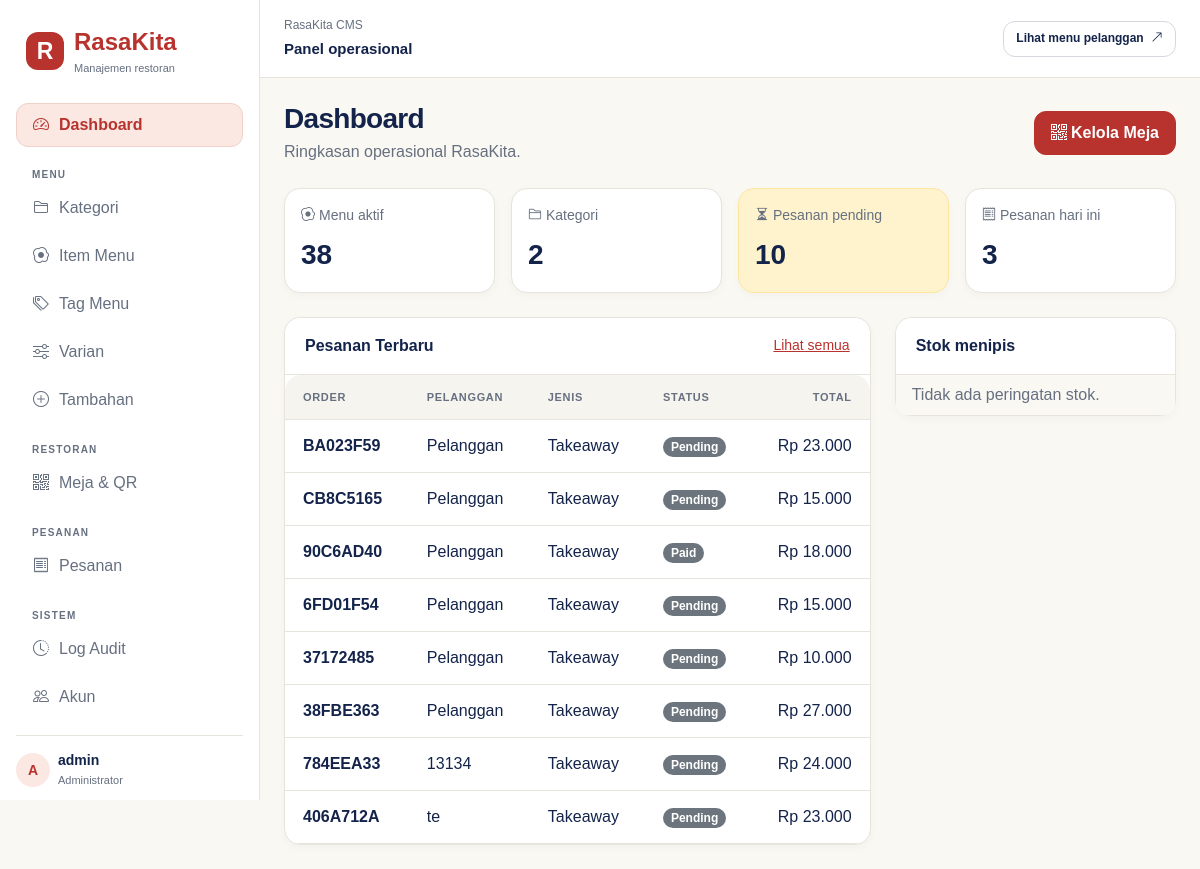
The page /staff/ (signed in) on the database its author committed.
### orders/models.py (models this page shows, shortened)
class Order(models.Model):
    class Status(models.TextChoices):
        PENDING = "PENDING", "Pending"
        PAID = "PAID", "Paid"
        CANCELLED = "CANCELLED", "Cancelled"
        EXPIRED = "EXPIRED", "Expired"
        REFUNDED = "REFUNDED", "Refunded"
    class OrderType(models.TextChoices):
        DINE_IN = "DINE_IN", "Dine in"
        TAKEAWAY = "TAKEAWAY", "Takeaway"
    public_id = models.CharField(max_length=12, unique=True, default=new_public_id, editable=False)
    status = models.CharField(
        max_length=12, choices=Status.choices, default=Status.PENDING, db_index=True
    )
    customer_name = models.CharField(max_length=150)
    phone = models.CharField(max_length=32, blank=True)
    order_type = models.CharField(max_length=10, choices=OrderType.choices)
    table = models.ForeignKey(
        Table, null=True, blank=True, on_delete=models.PROTECT, related_name="orders"
    )
    note = models.TextField(blank=True)
    total = models.DecimalField(
        max_digits=12, decimal_places=2, default=Decimal("0.00"), validators=[MinValueValidator(0)]
    )
    created_at = models.DateTimeField(auto_now_add=True, db_index=True)
    updated_at = models.DateTimeField(auto_now=True)
    expires_at = models.DateTimeField(db_index=True)
    paid_at = models.DateTimeField(null=True, blank=True)
    cancelled_at = models.DateTimeField(null=True, blank=True)
    refunded_at = models.DateTimeField(null=True, blank=True)
    processed_by_cashier = models.ForeignKey(
        settings.AUTH_USER_MODEL,
        null=True,
        blank=True,
        on_delete=models.PROTECT,
        related_name="processed_orders",
    )
    cancelled_by_cashier = models.ForeignKey(
        settings.AUTH_USER_MODEL,
        null=True,
        blank=True,
        on_delete=models.PROTECT,
        related_name="cancelled_orders",
    )
    refunded_by = models.ForeignKey(
        settings.AUTH_USER_MODEL,
        null=True,
        blank=True,
        on_delete=models.PROTECT,
        related_name="refunded_orders",
    )
    class Meta:
        indexes = [
            models.Index(fields=["status", "created_at"]),
            models.Index(fields=["status", "expires_at"]),
        ]
        constraints = [
            models.CheckConstraint(condition=Q(total__gte=0), name="order_total_nonnegative"),
            models.CheckConstraint(
                condition=Q(order_type="DINE_IN", table__isnull=False)
                | Q(order_type="TAKEAWAY", table__isnull=True),
                name="order_table_matches_type",
            ),
        ]

### users/views.py (the view)
# urls.py: path('', v.dashboard, name='dashboard'),
@cms_required
def dashboard(request: HttpRequest) -> HttpResponse:
    return render(
        request,
        'users/dashboard.html',
        {
            'active_menu_items': MenuItem.objects.filter(is_active=True, is_available=True).count(),
            'categories_count': Category.objects.count(),
            'pending_orders': Order.objects.filter(status=Order.Status.PENDING).count(),
            'today_orders': Order.objects.filter(created_at__date=timezone.localdate()).count(),
            'low_stock': MenuItem.objects.filter(
                stock_estimate__isnull=False, stock_estimate__lte=5, is_active=True
            ).order_by('stock_estimate', 'name'),
            'recent_orders': Order.objects.select_related('table').order_by('-created_at')[:8],
        },
    )

### users/access.py (called while the page is built)
    @property
    def can_manage_catalog(self) -> bool:
        return self._user.is_authenticated and self._user.is_staff

### users/views.py (called while the page is built)
def _cms_user(user: AbstractUser | AnonymousUser) -> bool:
    return StaffAccess(user).can_manage_catalog

### users/templates/users/dashboard.html (shortened to what this page needs)
{% extends 'users/base.html' %} {% block content %}
<div
  class="d-flex flex-wrap justify-content-between align-items-center gap-2 mb-4"
>
  <div>
    <h1 class="h3 mb-1">Dashboard</h1>
    <p class="text-secondary mb-0">Ringkasan operasional RasaKita.</p>
  </div>
  <a class="btn btn-success" href="{% url 'staff:tables' %}"
    ><i class="bi bi-qr-code me-1"></i>Kelola Meja</a
  >
</div>
<div class="row g-3 mb-4">
  <div class="col-sm-6 col-xl-3">
    <div class="card stat p-3 d-flex flex-column">
      <small class="text-secondary"
        ><i class="bi bi-egg-fried me-1"></i>Menu aktif</small
      >
      <strong class="fs-3">{{ active_menu_items }}</strong>
    </div>
  </div>
  <div class="col-sm-6 col-xl-3">
    <div class="card stat p-3 d-flex flex-column">
      <small class="text-secondary"
        ><i class="bi bi-folder2 me-1"></i>Kategori</small
      >
      <strong class="fs-3">{{ categories_count }}</strong>
    </div>
  </div>
  <div class="col-sm-6 col-xl-3">
    <a class="text-decoration-none text-reset" href="{% url 'staff:orders' %}">
      <div
        class="card stat p-3 d-flex flex-column border-warning-subtle bg-warning-subtle"
      >
        <small class="text-secondary"
          ><i class="bi bi-hourglass-split me-1"></i>Pesanan pending</small
        >
        <strong class="fs-3">{{ pending_orders }}</strong>
      </div>
    </a>
  </div>
  <div class="col-sm-6 col-xl-3">
    <div class="card stat p-3 d-flex flex-column">
      <small class="text-secondary"
        ><i class="bi bi-receipt me-1"></i>Pesanan hari ini</small
      >
      <strong class="fs-3">{{ today_orders }}</strong>
    </div>
  </div>
</div>
<div class="row g-4">
  <div class="col-lg-8">
    <div class="card stat">
      <div
        class="card-header bg-white d-flex justify-content-between align-items-center"
      >
        <strong>Pesanan Terbaru</strong>
        <a class="small" href="{% url 'staff:orders' %}">Lihat semua</a>
      </div>
      <div class="table-responsive">
        <table class="table mb-0">
          <thead>
            <tr>
              <th>Order</th>
              <th>Pelanggan</th>
              <th>Jenis</th>
              <th>Status</th>
              <th class="text-end">Total</th>
            </tr>
          </thead>
          <tbody>
            {% for order in recent_orders %}
            <tr>
              <td class="fw-semibold">{{ order.public_id }}</td>
              <td>{{ order.customer_name }}</td>
              <td>
                {{ order.get_order_type_display }}
              </td>
              <td>
                <span
                  class="badge rounded-pill {% if order.status == 'paid' %}text-bg-success {% elif order.status == 'pending' %}text-bg-warning {% elif order.status == 'cancelled' or order.status == 'expired' %}text-bg-danger {% else %}text-bg-secondary{% endif %}"
                  >{{ order.get_status_display }}</span
                >
              </td>
              <td class="text-end">Rp {{ order.total|floatformat:"0g" }}</td>
            </tr>
            {% empty %}
            <tr>
              <td colspan="5" class="text-center text-secondary py-4">
                Belum ada pesanan.
              </td>
            </tr>
            {% endfor %}
          </tbody>
        </table>
      </div>
    </div>
  </div>
  <div class="col-lg-4">
    <div class="card stat">
      <div class="card-header bg-white"><strong>Stok menipis</strong></div>
      <ul class="list-group list-group-flush">
        {% for item in low_stock %}
        <li
          class="list-group-item d-flex justify-content-between align-items-center"
        >
          {{ item.name }}<span class="badge text-bg-warning"
            >{{ item.stock_estimate }}</span
          >
        </li>
        {% empty %}
        <li class="list-group-item text-secondary">
          Tidak ada peringatan stok.
        </li>
        {% endfor %}
      </ul>
    </div>
  </div>
</div>
{% endblock %}

### users/templates/users/base.html (shortened to what this page needs)
{% load static %}
<!doctype html>
<html lang="id">
  <head>
    <link
      href="https://cdn.jsdelivr.net/npm/bootstrap@5.3.3/dist/css/bootstrap.min.css"
      rel="stylesheet"
    />
    <link
      href="https://cdn.jsdelivr.net/npm/bootstrap-icons@1.11.3/font/bootstrap-icons.min.css"
      rel="stylesheet"
    />
    <link rel="stylesheet" href="{% static 'users/css/menu_forms.css' %}?v=phase11">
    <link rel="stylesheet" href="{% static 'users/css/cms-shell.css' %}?v=phase10">
  </head>
  <body class="cms-app">
    <div class="d-lg-flex">
      <aside class="sidebar p-3 d-none d-lg-flex flex-column position-fixed" aria-label="Navigasi CMS">
        <a class="brand fs-4 fw-bold mb-3" href="{% url 'staff:dashboard' %}"><span class="brand-mark" aria-hidden="true">R</span><span>RasaKita<small>Manajemen restoran</small></span></a>{% include 'users/nav.html' %}
      </aside>
      <main id="cms-main" class="cms-main flex-grow-1" tabindex="-1">
        <header class="cms-topbar d-none d-lg-flex justify-content-between align-items-center"><div><div class="cms-topbar-label">RasaKita CMS</div><strong>Panel operasional</strong></div><a class="btn btn-outline-secondary btn-sm" href="{% url 'storefront' %}">Lihat menu pelanggan <i class="bi bi-arrow-up-right ms-1" aria-hidden="true"></i></a></header>
        <div class="content p-3 p-md-4 mx-auto">
          {% block content %}{% endblock %}
        </div>
      </main>
    </div>
  </body>
</html>

### users/templates/users/nav.html (shortened to what this page needs)
<nav class="nav flex-column gap-1 flex-grow-1">
  <a
    class="px-3 py-2 {% if request.resolver_match.url_name == 'dashboard' %}active{% endif %}"
    href="{% url 'staff:dashboard' %}"
    ><i class="bi bi-speedometer2 me-2"></i>Dashboard</a
  >
  <span class="nav-label mt-3 px-3">MENU</span>
  <a
    class="px-3 py-2 {% if 'categor' in request.resolver_match.url_name %}active{% endif %}"
    href="{% url 'staff:categories' %}"
    ><i class="bi bi-folder2 me-2"></i>Kategori</a
  >
  <a
    class="px-3 py-2 {% if 'menu-item' in request.resolver_match.url_name %}active{% endif %}"
    href="{% url 'staff:menu-items' %}"
    ><i class="bi bi-egg-fried me-2"></i>Item Menu</a
  >
  <a
    class="px-3 py-2 {% if 'tag' in request.resolver_match.url_name %}active{% endif %}"
    href="{% url 'staff:tags' %}"
    ><i class="bi bi-tags me-2"></i>Tag Menu</a
  >
  <a
    class="px-3 py-2 {% if 'variant' in request.resolver_match.url_name %}active{% endif %}"
    href="{% url 'staff:variants' %}"
    ><i class="bi bi-sliders me-2"></i>Varian</a
  >
  <a
    class="px-3 py-2 {% if 'addon' in request.resolver_match.url_name %}active{% endif %}"
    href="{% url 'staff:addons' %}"
    ><i class="bi bi-plus-circle me-2"></i>Tambahan</a
  >
  <span class="nav-label mt-3 px-3">RESTORAN</span>
  <a
    class="px-3 py-2 {% if 'table' in request.resolver_match.url_name %}active{% endif %}"
    href="{% url 'staff:tables' %}"
    ><i class="bi bi-qr-code me-2"></i>Meja &amp; QR</a
  >
  <span class="nav-label mt-3 px-3">PESANAN</span>
  <a
    class="px-3 py-2 {% if 'order' in request.resolver_match.url_name %}active{% endif %}"
    href="{% url 'staff:orders' %}"
    ><i class="bi bi-receipt me-2"></i>Pesanan</a
  >
  <span class="nav-label mt-3 px-3">SISTEM</span>
  <a
    class="px-3 py-2 {% if 'audit' in request.resolver_match.url_name %}active{% endif %}"
    href="{% url 'staff:audit-log' %}"
    ><i class="bi bi-clock-history me-2"></i>Log Audit</a
  >
  {% if request.user.is_superuser %}
  <a
    class="px-3 py-2 {% if 'account' in request.resolver_match.url_name %}active{% endif %}"
    href="{% url 'staff:accounts' %}"
    ><i class="bi bi-people me-2"></i>Akun</a
  >
  {% endif %}
</nav>
<div class="cms-profile pt-3 mt-3 small">
  <div class="d-flex align-items-center gap-2 mb-2">
    <div
      class="cms-avatar rounded-circle d-flex align-items-center justify-content-center fw-semibold"
      style="width: 34px; height: 34px"
    >
      {{ request.user.username|slice:":1"|upper }}
    </div>
    <div>
      <div class="fw-semibold lh-sm">
        {{ request.user.get_full_name|default:request.user.username }}
      </div>
      <div class="cms-profile-role">Administrator</div>
    </div>
  </div>
  <form method="post" action="{% url 'staff:logout' %}">
    <button type="submit" class="px-2 py-1 d-inline-block border-0 bg-transparent">
    </button>
  </form>
</div>

### users/static/users/css/cms-shell.css (style rules this page uses)
.cms-app { --brand:#b8322e;--brand-dark:#962722;--brand-soft:#fbe8e3; --cms-ink:#13234a;--cms-muted:#667080;--cms-line:#e6e4dc; --bs-body-color:var(--cms-ink);--bs-body-bg:#faf8f2; --bs-border-color:var(--cms-line);--bs-border-radius:12px; --bs-link-color:var(--brand);--bs-link-hover-color:var(--brand-dark); --bs-link-color-rgb:184,50,46;--bs-link-hover-color-rgb:150,39,34; --bs-primary:#b8322e;--bs-primary-rgb:184,50,46; margin:0;background:var(--bs-body-bg);color:var(--cms-ink); font-family:Arial,Helvetica,sans-serif; }
.cms-app * { box-sizing:border-box }
.cms-app .text-secondary { color:var(--cms-muted)!important }
.cms-app h1,.cms-app h2,.cms-app h3 { font-weight:700;letter-spacing:-.025em }
.cms-app .sidebar { width:260px;background:#fff;min-height:100dvh;border-right:1px solid var(--cms-line) }
.cms-app aside.sidebar { inset:0 auto 0 0;height:100dvh;overflow-y:auto }
.cms-app .brand { display:flex;align-items:center;gap:10px;color:var(--brand);text-decoration:none;line-height:1.2;padding:12px 10px }
.cms-app .brand-mark { display:grid;place-items:center;width:38px;height:38px;border-radius:12px;background:var(--brand);color:#fff;font-size:23px }
.cms-app .brand small { display:block;margin-top:5px;font-size:11px;font-weight:400;color:var(--cms-muted) }
.cms-app .sidebar a:not(.brand) { color:var(--cms-muted);text-decoration:none;border-radius:12px;min-height:44px;display:flex;align-items:center;gap:2px;border:1px solid transparent }
.cms-app .sidebar a.active { color:var(--brand);background:var(--brand-soft);border-color:#f0d0c9;font-weight:700 }
.cms-app .nav-label { font-size:10px;font-weight:700;letter-spacing:.12em;color:var(--cms-muted) }
.cms-app .cms-profile { color:var(--cms-ink);border-top:1px solid var(--cms-line) }
.cms-app .cms-profile-role { color:var(--cms-muted);font-size:11px;margin-top:3px }
.cms-app .cms-avatar { background:var(--brand-soft);color:var(--brand);width:34px;height:34px;flex-shrink:0 }
.cms-app .cms-main { min-width:0;width:100%;min-height:100dvh }
.cms-app .content { max-width:1280px;min-width:0 }
.cms-app .cms-topbar { min-height:72px;padding:16px 24px;gap:16px;border-bottom:1px solid var(--cms-line);background:#fff }
.cms-app .cms-topbar-label { font-size:12px;color:var(--cms-muted);margin-bottom:3px }
.cms-app .cms-topbar strong { font-size:15px }
.cms-app .btn { border-radius:12px;font-weight:600;min-height:42px;padding:9px 16px }
.cms-app .btn-sm { font-size:12px;min-height:36px;padding:7px 12px }
.cms-app .btn-success,.cms-app .btn-primary { --bs-btn-bg:var(--brand);--bs-btn-border-color:var(--brand);--bs-btn-color:#fff; --bs-btn-hover-bg:var(--brand-dark);--bs-btn-hover-border-color:var(--brand-dark); --bs-btn-active-bg:var(--brand-dark);--bs-btn-active-border-color:var(--brand-dark); --bs-btn-disabled-bg:var(--brand);--bs-btn-disabled-border-color:var(--brand); }
.cms-app .btn-outline-secondary { --bs-btn-color:var(--cms-ink);--bs-btn-border-color:#d5d8df;--bs-btn-hover-bg:#edf0f8;--bs-btn-hover-color:var(--cms-ink);--bs-btn-hover-border-color:#bcc3d6 }
.cms-app .stat,.cms-app .form-card { border:1px solid var(--cms-line);border-radius:16px;background:#fff;box-shadow:0 3px 8px #13234a08 }
.cms-app .card-header { padding:16px 20px;border-bottom-color:var(--cms-line);border-radius:16px 16px 0 0;background:#fff!important }
.cms-app .stat>.fs-3 { color:var(--cms-ink);margin-top:8px }
.cms-app .table { --bs-table-color:var(--cms-ink);--bs-table-border-color:var(--cms-line);--bs-table-bg:transparent }
.cms-app .table-responsive { max-width:100%;border-radius:16px;overscroll-behavior-x:contain }
.cms-app .table>:not(caption)>*>* { padding:14px 18px;white-space:nowrap }
.cms-app .table thead th { background:#f6f4ee;color:var(--cms-muted);font-size:11px;letter-spacing:.06em;text-transform:uppercase;font-weight:700 }
.cms-app .content h1,.cms-app .content p,.cms-app .cms-profile { overflow-wrap:anywhere }
@media (min-width:992px) { .cms-app .cms-main { margin-left:260px;width:calc(100% - 260px) } }

### rows shown on the page
Order: public_id "BA023F59", customer_name "Pelanggan", order_type "Takeaway", status "Pending", total "23.000"
Order: public_id "CB8C5165", customer_name "Pelanggan", order_type "Takeaway", status "Pending", total "15.000"
Order: public_id "90C6AD40", customer_name "Pelanggan", order_type "Takeaway", status "Paid", total "18.000"
Order: public_id "6FD01F54", customer_name "Pelanggan", order_type "Takeaway", status "Pending", total "15.000"
Order: public_id "37172485", customer_name "Pelanggan", order_type "Takeaway", status "Pending", total "10.000"
Order: public_id "38FBE363", customer_name "Pelanggan", order_type "Takeaway", status "Pending", total "27.000"
Order: public_id "784EEA33", customer_name "13134", order_type "Takeaway", status "Pending", total "24.000"
Order: public_id "406A712A", customer_name "te", order_type "Takeaway", status "Pending", total "23.000"

### other values the page prints
{{ request.user.username|slice:":1"|upper }} "A"
{{ request.user.get_full_name|default:request.user.username }} "admin"
{{ active_menu_items }} "38"
{{ categories_count }} "2"
{{ pending_orders }} "10"
{{ today_orders }} "3"
